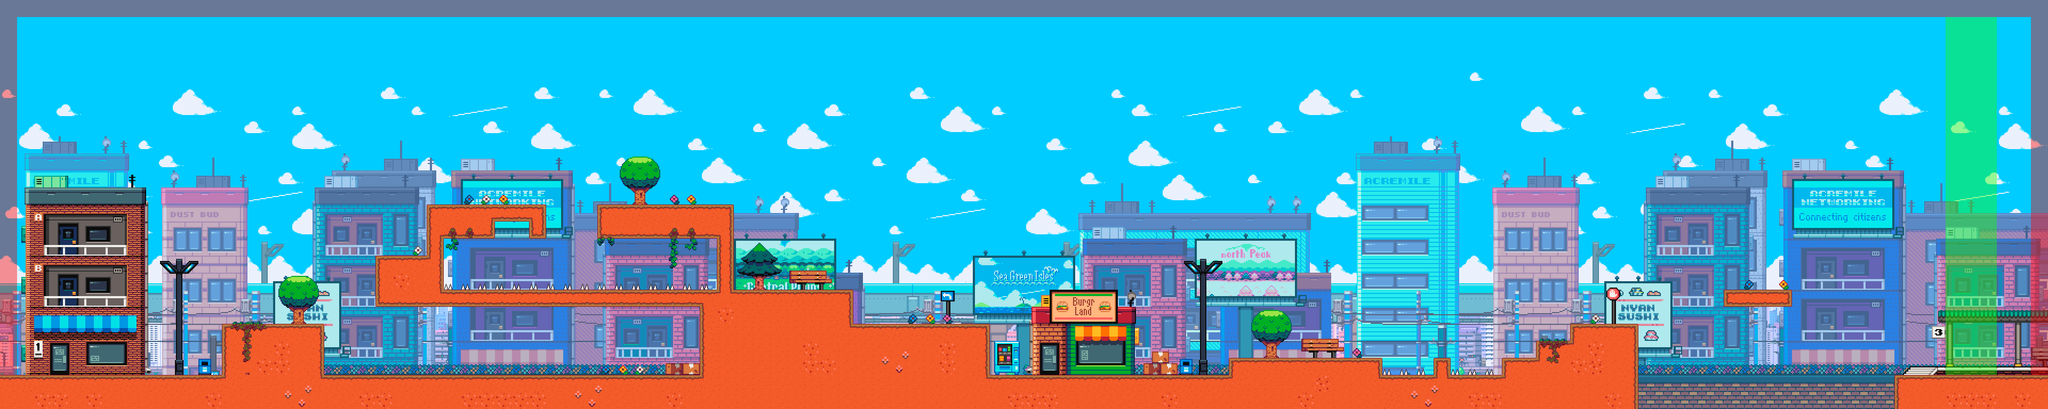

A level layout from a 2D game, rendered from its tile map. Below: a short description, then the map file with tile-grid data replaced by summaries:
An orthogonal 120x24 tile map with 32x32 px tiles, 6 tile layers (Capa de patrones 3, Capa de patrones 4, Capa de patrones 5, Map, ...), 6 tilesets.

<map version="1.9" tiledversion="1.9.2" orientation="orthogonal" renderorder="right-down" width="120" height="24" tilewidth="32" tileheight="32" infinite="0" nextlayerid="18" nextobjectid="12">
 <properties>
  <property name="Draw" type="bool" value="false" />
 </properties>
 <tileset firstgid="1" name="MapMetadata" tilewidth="32" tileheight="32" spacing="1" margin="1" tilecount="2" columns="2">
  <image source="MapMetadata.png" width="67" height="34" />
 </tileset>
 <tileset firstgid="3" name="arcade_platformer" tilewidth="32" tileheight="32" tilecount="0" columns="22">
  <image source="arcade_platformer.png" width="704" height="640" />
 </tileset>
 <tileset firstgid="3" name="CITY_MEGA" tilewidth="32" tileheight="32" tilecount="5307" columns="61">
  <image source="CITY_MEGA.png" width="1952" height="2800" />
 </tileset>
 <tileset firstgid="5310" name="CITY_MEGAe" tilewidth="32" tileheight="32" tilecount="21350" columns="122">
  <image source="CITY_MEGAe.png" width="3904" height="5600" />
 </tileset>
 <tileset firstgid="26660" name="Reyoh TileSet" tilewidth="32" tileheight="32" tilecount="50" columns="10">
  <image source="Reyoh TileSet.png" width="320" height="160" />
 </tileset>
 <tileset firstgid="26710" name="Items" tilewidth="32" tileheight="32" tilecount="15" columns="5">
  <image source="../Textures/Items.png" width="176" height="112" />
 </tileset>
 <layer id="10" name="Capa de patrones 3" width="120" height="24">
  <properties>
   <property name="Draw" type="bool" value="true" />
  </properties>
  <data>[2880 cells, 2880 non-empty, 2000 distinct tile ids]</data>
 </layer>
 <layer id="11" name="Capa de patrones 4" width="120" height="24">
  <properties>
   <property name="Draw" type="bool" value="true" />
  </properties>
  <data>[2880 cells, 1920 non-empty, 1248 distinct tile ids]</data>
 </layer>
 <layer id="12" name="Capa de patrones 5" width="120" height="24">
  <properties>
   <property name="Draw" type="bool" value="true" />
  </properties>
  <data>[2880 cells, 6 non-empty, 6 distinct tile ids]</data>
 </layer>
 <layer id="1" name="Map" width="120" height="24">
  <properties>
   <property name="Draw" type="bool" value="true" />
  </properties>
  <data>[2880 cells, 677 non-empty, 267 distinct tile ids]</data>
 </layer>
 <layer id="13" name="Capa de patrones 6" width="120" height="24">
  <properties>
   <property name="Draw" type="bool" value="true" />
  </properties>
  <data>[2880 cells, 69 non-empty, 45 distinct tile ids]</data>
 </layer>
 <layer id="2" name="Colisions" width="120" height="24">
  <properties>
   <property name="Draw" type="bool" value="false" />
  </properties>
  <data>[2880 cells, 613 non-empty, 2 distinct tile ids]</data>
 </layer>
</map>
